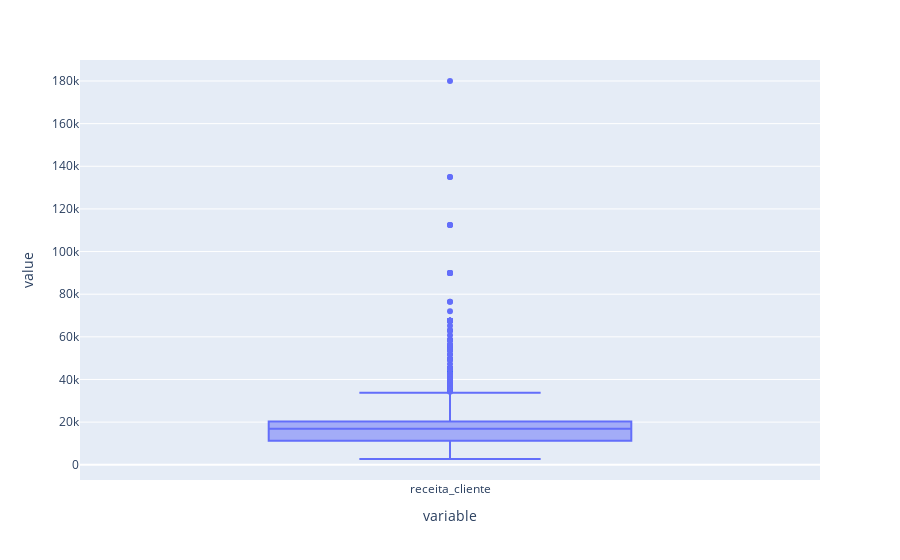

The notebook cell saved with this chart:
### Code cell
px.box(dados["receita_cliente"])

### Figure 1 — Plotly figure (JSON) as saved in the notebook; plotly's stock layout.template omitted (floating-point values rounded to 4 significant figures; data arrays with more than 128 entries replaced by an {"elided": "..."} marker saying what was removed)
{"data": [{"alignmentgroup": "True", "hovertemplate": "variable=%{x}<br>value=%{y}<extra></extra>", "legendgroup": "", "marker": {"color": "#636efa"}, "name": "", "notched": false, "offsetgroup": "", "orientation": "v", "showlegend": false, "type": "box", "x": {"elided": "7971 str values"}, "x0": " ", "xaxis": "x", "y": {"elided": "7971 float values"}, "y0": " ", "yaxis": "y"}], "layout": {"boxmode": "group", "legend": {"tracegroupgap": 0}, "margin": {"t": 60}, "xaxis": {"anchor": "y", "domain": [0, 1], "title": {"text": "variable"}}, "yaxis": {"anchor": "x", "domain": [0, 1], "title": {"text": "value"}}}}
